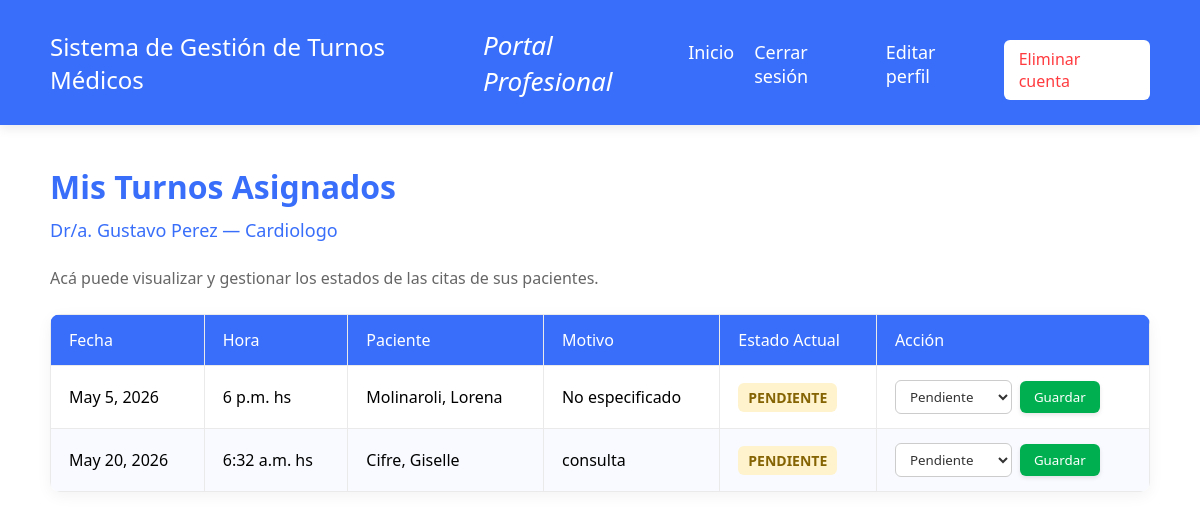
Page /lista-turnos-profesional/ (signed in) on the committed database.
### turnos/models.py (models this page shows, shortened)
class Profesional(models.Model):
    nombre = models.CharField(max_length=100)
    apellido = models.CharField(max_length=100)
    matricula = models.CharField(max_length=50, unique=True)
    especialidad = models.CharField(max_length=100)
    email = models.EmailField(unique=True, null=True, blank=True)
    contrasena = models.CharField(max_length=255) # Para guardar la clave encriptada

class Turno(models.Model):
    ESTADOS_CHOICES = [
        ('PENDIENTE', 'Pendiente'),
        ('CONFIRMADO', 'Confirmado'),
        ('CANCELADO', 'Cancelado'),
        ('REALIZADO', 'Realizado'),
    ]
    paciente = models.ForeignKey(Paciente, on_delete=models.CASCADE) # models.ForeignKey, conecta el turno directamente con un registro de paciente y de profesional
    profesional = models.ForeignKey(Profesional, on_delete=models.CASCADE) # on_delete=models.CASCADE, significa que si se borra un paciente del sistema, se van a borrar automáticamente todos sus turnos asociados.
    fecha = models.DateField()
    hora = models.TimeField()
    motivo = models.TextField(blank=True, null=True)
    estado = models.CharField(max_length=20, choices=ESTADOS_CHOICES, default='PENDIENTE')

class Paciente(models.Model):
    nombre = models.CharField(max_length=100)
    apellido = models.CharField(max_length=100)
    dni = models.CharField(max_length=20, unique=True)
    email = models.EmailField(unique=True)
    contrasena = models.CharField(max_length=255) # Para guardar la clave encriptada

### turnos/views.py (the view)
# urls.py: path('lista-turnos-profesional/', views.lista_turnos_profesional, name='lista_turnos_profesional'),
def lista_turnos_profesional(request):
    profesional_id = request.session.get('profesional_id')
    if not profesional_id:
        return redirect('ingreso_profesional')
    profesional = Profesional.objects.get(id=profesional_id)
    turnos = Turno.objects.filter(profesional_id=profesional_id)
    return render(request, 'turnos/lista_turnos_profesional.html', {
        'turnos': turnos,
        'profesional': profesional
    })

### turnos/templates/turnos/lista_turnos_profesional.html (shortened to what this page needs)
<!DOCTYPE html>
<html lang="es">
<head>
</head>
<body>
    <header>
        <div class="logo-titulo">Sistema de Gestión de Turnos Médicos</div>
        <div class="subtitulo-portal">Portal Profesional</div>
        <div style="display: flex; gap: 20px; margin-top: 15px;">
            <a href="{% url 'inicio' %}" style="color: white; text-decoration: none; font-size: 18px;">Inicio</a>
            <a href="{% url 'cerrar_sesion' %}" style="color: white; text-decoration: none; font-size: 18px;">Cerrar sesión</a>
            <a href="{% url 'editar_profesional' %}" style="color: white; text-decoration: none; font-size: 18px;">Editar perfil</a>
            <a href="{% url 'baja_profesional' %}" style="color: #FF3B3F; text-decoration: none; font-size: 16px; background-color: white; padding: 8px 15px; border-radius: 6px; font-weight: 500;">Eliminar cuenta</a>
        </div>
    </header>
    <div class="contenido">
        <h1>Mis Turnos Asignados</h1>
        <p style="color: #386EF9; font-size: 18px; font-weight: 500;">Dr/a. {{ profesional.nombre }} {{ profesional.apellido }} — {{ profesional.especialidad }}</p>
        <p>Acá puede visualizar y gestionar los estados de las citas de sus pacientes.</p>
        <table>
            <thead>
                <tr>
                    <th>Fecha</th>
                    <th>Hora</th>
                    <th>Paciente</th>
                    <th>Motivo</th>
                    <th>Estado Actual</th>
                    <th>Acción</th>
                </tr>
            </thead>
            <tbody>
                {% for turno in turnos %}
                <tr>
                    <td>{{ turno.fecha }}</td>
                    <td>{{ turno.hora }} hs</td>
                    <td>{{ turno.paciente.apellido }}, {{ turno.paciente.nombre }}</td>
                    <td>{{ turno.motivo|default:"No especificado" }}</td>
                    <td>
                        <span class="estado
                            {% if turno.estado == 'PENDIENTE' %}estado-pendiente
                            {% elif turno.estado == 'CONFIRMADO' %}estado-confirmado
                            {% elif turno.estado == 'REALIZADO' %}estado-realizado
                            {% else %}estado-cancelado{% endif %}">
                            {{ turno.estado }}
                        </span>
                    </td>
                    <td>
                        <form action="{% url 'cambiar_estado_turno' turno.id %}" method="POST" style="display: flex; align-items: center;">
                            <select name="estado">
                                <option value="PENDIENTE" {% if turno.estado == 'PENDIENTE' %}selected{% endif %}>Pendiente</option>
                            </select>
                            <button type="submit" class="btn-guardar">Guardar</button>
                        </form>
                    </td>
                </tr>
                {% empty %}
                <tr>
                    <td colspan="6" style="text-align: center; color: #999; padding: 30px;">No tenés turnos asignados en este momento.</td>
                </tr>
                {% endfor %}
            </tbody>
        </table>
    </div>
</body>
</html>

### turnos/templates/turnos/lista_turnos_profesional.html (style rules this page uses)
* { margin: 0; padding: 0; box-sizing: border-box; font-family: 'Segoe UI', Tahoma, Geneva, Verdana, sans-serif; }
body { background-color: #FFFFFF; height: 100vh; display: flex; flex-direction: column; }
header { background-color: #386EF9; width: 100%; padding: 25px 50px; display: flex; justify-content: space-between; align-items: center; box-shadow: 0 4px 10px rgba(0, 0, 0, 0.08); }
.logo-titulo { font-size: 24px; font-weight: 500; color: #FFFFFF; }
.subtitulo-portal { font-size: 26px; font-style: italic; font-weight: 500; color: #FFFFFF; }
.contenido { padding: 40px 50px; flex: 1; }
h1 { color: #386EF9; margin-bottom: 10px; font-weight: 600; }
p { color: #666; margin-bottom: 25px; }
table { width: 100%; border-collapse: collapse; background: #fff; border-radius: 10px; overflow: hidden; box-shadow: 0 4px 15px rgba(0,0,0,0.05); margin-top: 10px; }
th, td { padding: 14px 18px; border: 1px solid #EAEAEA; text-align: left; vertical-align: middle; }
th { background-color: #386EF9; color: white; font-weight: 500; }
tr:nth-child(even) { background-color: #F8FAFF; }
select { padding: 6px 10px; border-radius: 6px; border: 1px solid #CCCCCC; background-color: #FFFFFF; font-family: inherit; color: #333333; outline: none; cursor: pointer; }
.btn-guardar { background-color: #00B050; color: white; border: none; padding: 7px 14px; border-radius: 6px; font-weight: 500; cursor: pointer; margin-left: 8px; box-shadow: 0 2px 4px rgba(0, 0, 0, 0.1); transition: background 0.2s; }
.estado { font-weight: bold; padding: 5px 10px; border-radius: 6px; font-size: 14px; text-transform: uppercase; display: inline-block; }
.estado-pendiente { background-color: #FFF3CD; color: #856404; }

### rows in the picture
Profesional: nombre "Gustavo", apellido "Perez", especialidad "Cardiologo"
Turno: fecha "May 5, 2026", hora "6 p.m.", paciente.apellido "Molinaroli", paciente.nombre "Lorena", motivo "No especificado", estado "PENDIENTE", estado "Pendiente"
Turno: fecha "May 20, 2026", hora "6:32 a.m.", paciente.apellido "Cifre", paciente.nombre "Giselle", motivo "consulta", estado "PENDIENTE", estado "Pendiente"
